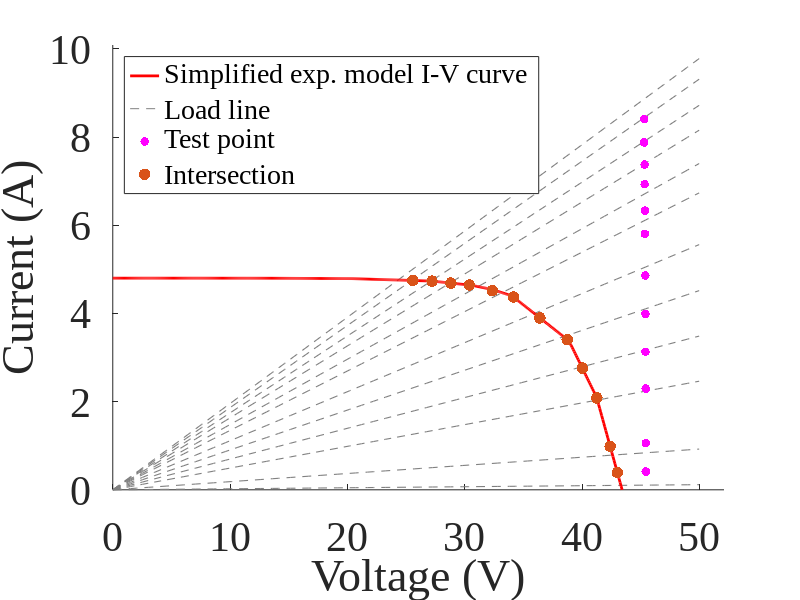

Write MATLAB code to recreate this figure.
clc; clear; close all;
%% 1) Panel Parameters

Vmp = 34; % Maximum Power Voltage (V)
Imp = 4.4;  % Maximum Power Current (A)
Voc = 43.4; % Open-Circuit Voltage (V)
Isc = 4.8;  % Short-Circuit Current (A)

%% 2) Simplified exponential equation constant

% This constant 'c' is derived from a simplified exponential model,

c = - (Voc - Vmp) / log(1 - Imp / Isc);

%% 3) Characteristic Points for the linear interpolation

points_V = [
    0;
    0.2 * Vmp;
    0.4 * Vmp;
    0.6 * Vmp;
    0.8 * Vmp;       
    0.9 * Vmp;
    0.95 * Vmp;
    Vmp;
    (Vmp + Voc) / 2;          
    0.9 * Voc;
    0.95 * Voc;
    Voc
];
points_I = Isc * (1 - exp((points_V - Voc) / c)); % Current derived from the simplified exp model

%% 4) Linear Interpolation

% Initialization of coefficients for the linear interpolation
coeffs = zeros(length(points_V) - 1, 2);
for i = 1:length(points_V) - 1
    a = (points_I(i + 1) - points_I(i)) / (points_V(i + 1) - points_V(i));
    b = points_I(i) - a * points_V(i);
    coeffs(i,:) = [a, b]; % Store [a, b] in each row
end
pv_model = @(V_in) piecewise_pv_model(V_in, points_V, coeffs);
function I_out = piecewise_pv_model(V_in, points_V, coeffs)
    I_out = zeros(size(V_in)); % Initialize the output current array
    for k = 1:numel(V_in) % Iterate over each voltage input
        V = V_in(k);
        found = false;
        for i = 1:length(points_V) - 1
            % Use a small tolerance for floating-point comparisons
            tol = 1e-9;
            if (V >= (points_V(i) - tol) && V <= (points_V(i + 1) + tol))
                a = coeffs(i, 1);
                b = coeffs(i, 2);
                I_out(k) = a * V + b;
                found = true;
                break;
            end
        end
        if ~found
            % If V is outside all segments, typically 0 for V > Voc and V < 0
            if V < points_V(1) || V > points_V(end)
                 I_out(k) = 0; % Or handle as needed
            else
                 % This case should ideally not be reached if segments cover the range
                 I_out(k) = NaN; 
            end
        end
    end
end

%% 5) Provided Data: (R, V_test, I_test, V*, I*)
measurements = [
    
     % ---------------------KC200GT---------------------
     % 3.699029126,30.056282,7.876191,15.578393,4.082288;
     % 4.289340102,30.050781,7.080119,17.230631,4.059626;
     % 4.693298969,29.872391,6.489758,18.552963,4.030620;
     % 4.913265306,29.879427,6.065750,19.599977,3.978944;
     % 5.397849462,29.889881,5.765186,20.419359,3.938504;
     % 5.911111111,29.917889,5.258528,21.612139,3.798665;
     % 6.507204611,29.941908,4.745583,22.879311,3.626210;
     % 7.993311037,29.952457,3.937661,24.182100,3.179068;
     % 9.636015326,29.963566,3.255278,25.403482,2.759865;
     % 12.20283019,29.978542,2.608978,26.099630,2.271403;
     % 15.66272189,29.987871,2.071892,26.694136,1.844324;
     % 40.19117647,29.994781,0.951167,27.493385,0.871845;
     % 410.2941176,30.012428,0.284112,27.971466, 0.264791;

     % ---------------------KC85TS---------------------
     % 2.528599606,23.775753,9.540161,13.240793,5.312946;
     % 2.694552529,23.927464,8.889205,14.250062,5.293989;
     % 2.948207171,23.923685,8.276764,15.192984,5.256245;
     % 3.116,23.798820,7.758160,15.953911,5.200803;
     % 3.481404959,23.811413,6.968660,17.226923,5.041640;
     % 4.040540541,23.839123,6.009305,18.291187,4.610795;
     % 4.905370844,23.851524,4.968151,19.491007,4.059877;
     % 6.158385093,23.908186,3.995351,20.092628,3.357725;
     % 8.023622047,23.868225,3.134047,20.618151,2.707292;
     % 15.85606061,23.903660,1.681039,21.106844,1.484351;
     % 405.6603774,23.868862,0.325685,21.582323,0.294486;

     % ---------------------KC85TS---------------------
     5.109090909	45.275391	8.406238	25.567003	4.747;
     5.365269461	45.267052	7.877808	27.200571	4.733705;
     5.730382294	45.318977	7.373886	28.811605	4.687959;
     6.126530612	45.318756	6.928646	30.372927	4.643624;
     6.752642706	45.338726	6.330338	32.341831	4.51567;
     7.41978022	45.339798	5.804495	34.1399	4.370661;
     8.985037406	45.374962	4.861022	36.391037	3.898574;
     11.06051873	45.385956	3.990404	38.724979	3.404761;
     14.33212996	45.385956	3.132179	40.008648	2.759869;
     20.28712871	45.413887	2.293783	41.242683	2.083102;
     54.08974359	45.4189	1.05701	42.378609	0.986255;
     428.4	45.421684	0.414125	42.994045	0.391991;
     


     

     % ---------------Uni-Solar ES-62T-----------------
     % 2.159645233,22.119232,10.492447,10.140304,4.810140;
     % 2.591224018,21.972612,8.881744,11.602366,4.689895;
     % 2.891203704,22.107285,7.773019,12.875836,4.527201;
     % 3.356968215,21.984802,6.669855,14.143713,4.290987;
     % 3.854497354,22.010578,6.045714,14.959622,4.109006;
     % 5.061919505,22.015034,4.473690,16.689295,3.391443;
     % 6.518518519,22.034122,3.533989,17.921898,2.874441;
     % 9.083373964,22.046028,2.588672,18.896595,2.218861;
     % 18.08256881,22.052059,1.446311,19.905468,1.305524;
     % 58.02857143,22.056940,0.659405,20.491583,0.612608;
];

% Extract columns for easier use
if ~isempty(measurements)
    R_data = measurements(:, 1);
    V_magenta = measurements(:, 2); % V_test -> Magenta Points (Test Point)
    I_magenta = measurements(:, 3); % I_test -> Magenta Points (Test Point)
    V_black = measurements(:, 4);   % V* -> Black Points (Intersection)
    I_black = measurements(:, 5);   % I* -> Black Points (Intersection)
else
    R_data = []; V_magenta = []; I_magenta = []; V_black = []; I_black = [];
end

%% 6) Plotting (Figure Generation)

figure; 
hold on; %

max_V_plot = max([Voc, max(V_magenta), max(V_black)]);
min_I_plot = 0; 
max_I_plot = max([Isc, max(I_magenta), max(I_black)]) * 1.1; 

% 1. Plot "Load Lines" 
Rs_to_plot = unique(R_data); 
if isempty(Rs_to_plot)
    Rs_to_plot = [0.1, 0.5, 1:1:15, 20:5:50, 60:10:200, 300, 400, 500, 1000];
    Rs_to_plot = sort(Rs_to_plot);
end
V_line_range = linspace(0, max_V_plot * 1.1, 100); 
for r_val = Rs_to_plot'
    if isinf(r_val) % Open Circuit (I = 0)
        plot(V_line_range, zeros(size(V_line_range)), '--', 'LineWidth', 0.8, 'Color', [0.5 0.5 0.5], 'HandleVisibility', 'off');
    elseif r_val == 0 % Short Circuit (V = 0)
        plot(zeros(size(V_line_range)), linspace(0, max_I_plot, 100), '--', 'LineWidth', 0.8, 'Color', [0.5 0.5 0.5], 'HandleVisibility', 'off');
    else
        I_line = V_line_range ./ r_val;
        plot(V_line_range, I_line, '--', 'LineWidth', 0.8, 'Color', [0.5 0.5 0.5], 'HandleVisibility', 'off');
    end
end
h_load_line_legend = plot(NaN, NaN, '--', 'Color', [0.5 0.5 0.5], 'DisplayName', 'Load line');

% 2. Plot the I-V Model (PV Curve)
V_plot = linspace(0, Voc, 500);
I_plot = pv_model(V_plot);
h_model = plot(V_plot, I_plot, 'r-', 'LineWidth', 2, 'DisplayName', 'I-V model');

% 3. Plot "Test Points" (Magenta Points)s
h_test_point = []; 
if ~isempty(V_magenta)
    h_test_point = scatter(V_magenta, I_magenta, 40, 'm', 'filled', 'DisplayName', 'Test point');
end

% 4. Plot "Intersections" (Black Points)
h_intersection = []; 
if ~isempty(V_black) && ~isempty(I_black)
    h_intersection = scatter(V_black, I_black, 70, 'ks', 'filled', 'DisplayName', 'Intersection');
end

%% Plot Configurations

xlabel('Voltage (V)', 'FontSize', 30); 
ylabel('Current (A)', 'FontSize', 30); 

% Axis limits
xlim([0 1.2 * Voc]); 
ylim([0 1.2 * max(I_magenta)]); 
set(gca, 'FontSize', 30); 
grid off;

legend_handles = [h_model];
legend_labels = {'Simplified exp. model I-V curve'};

if exist('h_load_line_legend', 'var') && ishandle(h_load_line_legend)
    legend_handles = [legend_handles, h_load_line_legend];
    legend_labels = [legend_labels, 'Load line'];
end
if ~isempty(h_test_point) && ishandle(h_test_point)
    legend_handles = [legend_handles, h_test_point];
    legend_labels = [legend_labels, 'Test point'];
end
if ~isempty(h_intersection) && ishandle(h_intersection)
    legend_handles = [legend_handles, h_intersection];
    legend_labels = [legend_labels, 'Intersection'];
end
leg = legend(legend_handles, legend_labels, 'Location', 'NorthWest', 'FontSize', 20); 

set(leg, 'Box', 'on'); 
set(findall(gcf, '-property','FontName'),'FontName','Times New Roman');
set(findall(gca, '-property','FontName'),'FontName','Times New Roman');
hold off; 